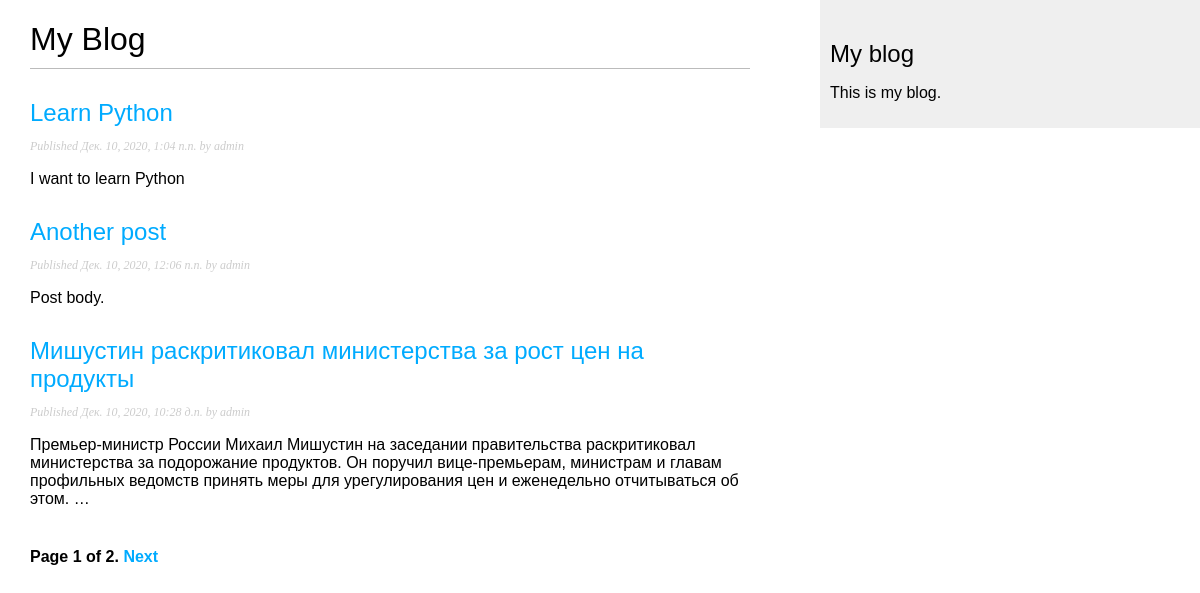
Screenshot of /blog/ with the database file from the repository.
### blog/models.py (models this page shows, shortened)
class Post(models.Model):
    STATUS_CHOICES = (
        ('draft', 'Draft'),
        ('published', 'Published'),
    )
    title = models.CharField(max_length=250)
    slug = models.SlugField(max_length=250, unique_for_date='publish')
    author = models.ForeignKey(
        User, on_delete=models.CASCADE, related_name='blog_posts'
        )
    body = models.TextField()
    publish = models.DateTimeField(default=timezone.now)
    created = models.DateTimeField(auto_now_add=True)
    updated = models.DateTimeField(auto_now=True)
    status = models.CharField(
        max_length=10, choices=STATUS_CHOICES, default='draft'
        )
    objects = models.Manager() # Менеджер по умолчанию.
    published = PublishedManager() # Наш новый менеджер.
    def get_absolute_url(self):
        return reverse(
            'blog:post_detail', args=[self.publish.year,
            self.publish.month, self.publish.day, self.slug]
            )
    class Meta:
        ordering = ('-publish',)

### blog/views.py (the view)
# urls.py: path('', views.PostListView.as_view(), name='post_list'),
class PostListView(ListView):
    queryset = Post.published.all()
    context_object_name= 'posts'
    paginate_by = 3
    template_name = 'blog/post/list.html'

### blog/templates/blog/post/list.html (shortened to what this page needs)
{% extends "blog/base.html" %}
{% block content %}
  <h1>My Blog</h1>
  {% for post in posts %}
    <h2>
      <a href="{{ post.get_absolute_url }}">{{ post.title }}</a>
    </h2>
    <p class="date">Published {{ post.publish }} by {{ post.author }}</p>
    {{ post.body|truncatewords:30|linebreaks }}
  {% endfor %}
  {% include "pagination.html" with page=page_obj %}
{% endblock %}

### blog/static/css/blog.css (style rules this page uses)
body { margin:0; padding:0; font-family:helvetica, sans-serif; }
a { color:#00abff; text-decoration:none; }
h1 { font-weight:normal; border-bottom:1px solid #bbb; padding:0 0 10px 0; }
h2 { font-weight:normal; margin:30px 0 0; }
p.date { color:#ccc; font-family: georgia, serif; font-size: 12px; font-style: italic; }

### rows the page displays
Post: title "Learn Python", publish "Дек. 10, 2020, 1:04 п.п.", author "admin", body "I want to learn Python"
Post: title "Another post", publish "Дек. 10, 2020, 12:06 п.п.", author "admin", body "Post body."
Post: title "Мишустин раскритиковал министерства за рост цен на продукты", publish "Дек. 10, 2020, 10:28 д.п.", author "admin", body "Премьер-министр России Михаил Мишустин на заседании правительства раскритиковал министерства за подорожание продуктов. Он поручил вице-премьерам, министрам и главам профильных ведомств принять меры для урегулирования цен и еженедельно отчитываться об этом. …"

### other values shown
{{ page.number }} "1"
{{ page.paginator.num_pages }} "2"
